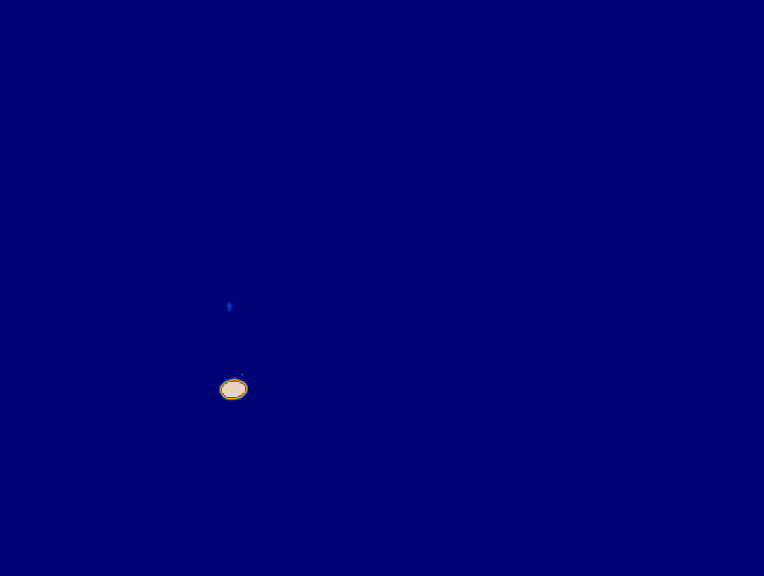
#> input picture data/1.tiff, 764 x 576 px; its folder holds only this picture in this run
$ python checkpoint1.py
#> lines starting #> are read from the running program, lines starting #| are printed output that depends on the picture; after the words box and inside, x2 and y2 are one past the last pixel; in counts of white or black regions, pixels touching at a corner belong together
### image_processing.py
import cv2
import numpy as np
import time
from typing import Tuple

def detect_thermal_zone(image: np.ndarray) -> Tuple[int, int, int, int]:
    start = time.time()
    if not isinstance(image, np.ndarray) or image.size == 0:
        raise ValueError("Input must be a non-empty NumPy array.")
    if len(image.shape) == 2:
        gray = image.copy()
    elif len(image.shape) == 3:
        if image.shape[2] == 3:
            gray = cv2.cvtColor(image, cv2.COLOR_BGR2GRAY)
        elif image.shape[2] == 4:
            gray = cv2.cvtColor(image, cv2.COLOR_BGRA2GRAY)
        else:
            raise ValueError("Unsupported image format: 2-channel image is not supported.")
    else:
        raise ValueError("Unsupported image format: unexpected number of dimensions.")

    blurred = cv2.GaussianBlur(gray, (5, 5), 0)
    _, thresh = cv2.threshold(blurred, 0, 255, cv2.THRESH_BINARY + cv2.THRESH_OTSU)
    contours, _ = cv2.findContours(thresh, cv2.RETR_EXTERNAL, cv2.CHAIN_APPROX_SIMPLE)
    if not contours:
        raise RuntimeError("No thermal zone detected.")
    x, y, w, h = cv2.boundingRect(max(contours, key=cv2.contourArea))
    end = time.time()
    print(f"Thermal zone detection latency: {end - start:.6f} seconds")
    return (x, y, w, h)

def crop_to_zone(image: np.ndarray, bbox: tuple[int, int, int, int]) -> np.ndarray:
    start = time.time()
    x, y, w, h = bbox
    cropped = image[y:y+h, x:x+w]
    end = time.time()
    return cropped

### checkpoint1.py
import os
import cv2
import numpy as np
from typing import Tuple
from image_processing import detect_thermal_zone, crop_to_zone

input_dir = "data"
output_dir = "checkpoint_1_detect_and_crop"
os.makedirs(output_dir, exist_ok=True)

image_files = [f for f in os.listdir(input_dir) if f.lower().endswith(('.png', '.jpg', '.jpeg', '.tiff', '.bmp'))]
for filename in image_files:
    input_path = os.path.join(input_dir, filename)
    image = cv2.imread(input_path, cv2.IMREAD_UNCHANGED)
#> image is the input picture: shape (576, 764, 3); mean B, G, R 117, 0.2, 0.2

    if image is None:
        print(f"Skipping unreadable image: {filename}")
        continue

    try:
        bbox = detect_thermal_zone(image)
#> in detect_thermal_zone, `gray = cv2.cvtColor(image, cv2.COLOR_BGR2GRAY)`:
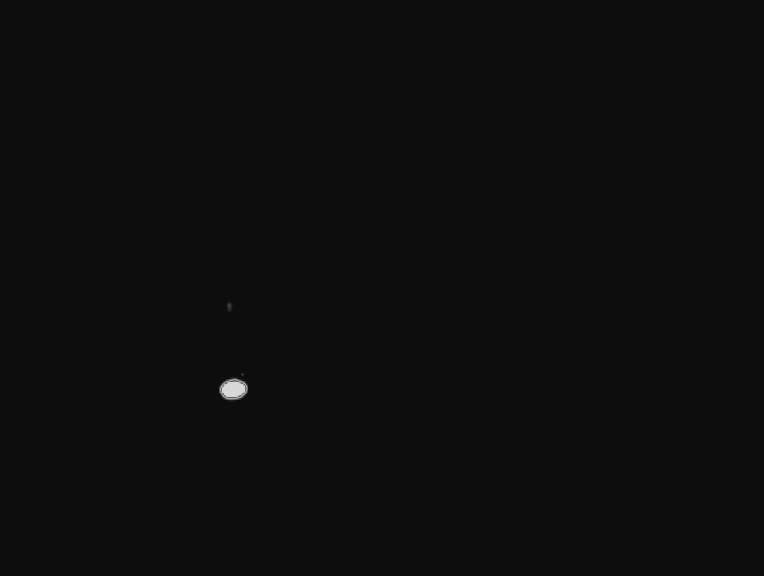
#> gray: shape (576, 764); min 13, max 215, mean 13.2
#> in detect_thermal_zone, `_, thresh = cv2.threshold(blurred, 0, 255, cv2.THRESH_BINARY + cv2.THR..`: thresh: shape (576, 764); 0.1% white; 1 white region
#> in detect_thermal_zone, `contours, _ = cv2.findContours(thresh, cv2.RETR_EXTERNAL, cv2.CHAIN_AP..`: contours = 1 contour; box (x1, y1, x2, y2) and area: (220, 379, 247, 400) 407
#> in detect_thermal_zone, `x, y, w, h = cv2.boundingRect(max(contours, key=cv2.contourArea))`: x = 220; y = 379; w = 27; h = 21
#> bbox = (220, 379, 27, 21)
        cropped = crop_to_zone(image, bbox)
#> in crop_to_zone, `x, y, w, h = bbox`: x = 220; y = 379; w = 27; h = 21
#> in crop_to_zone, `cropped = image[y:y+h, x:x+w]`:
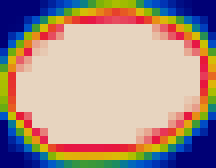
#> cropped: shape (21, 27, 3) (shown 8 times larger); mean B, G, R 138.5, 148.1, 169.5
        output_path = os.path.join(output_dir, filename)
        cv2.imwrite(output_path, cropped)
        print(f"Saved cropped thermal zone: {output_path}")
    except Exception as e:
        print(f"Error processing {filename}: {e}")

if __name__=="__main__":
    data_dir = "data"
    image_files = [f for f in os.listdir(data_dir) if f.lower().endswith(('.png', '.jpg', '.jpeg', '.tiff', '.bmp'))]
